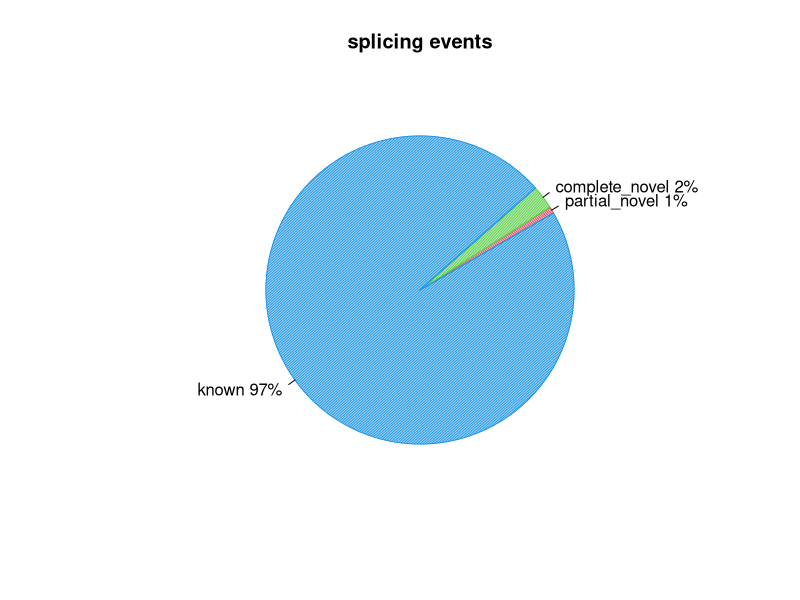
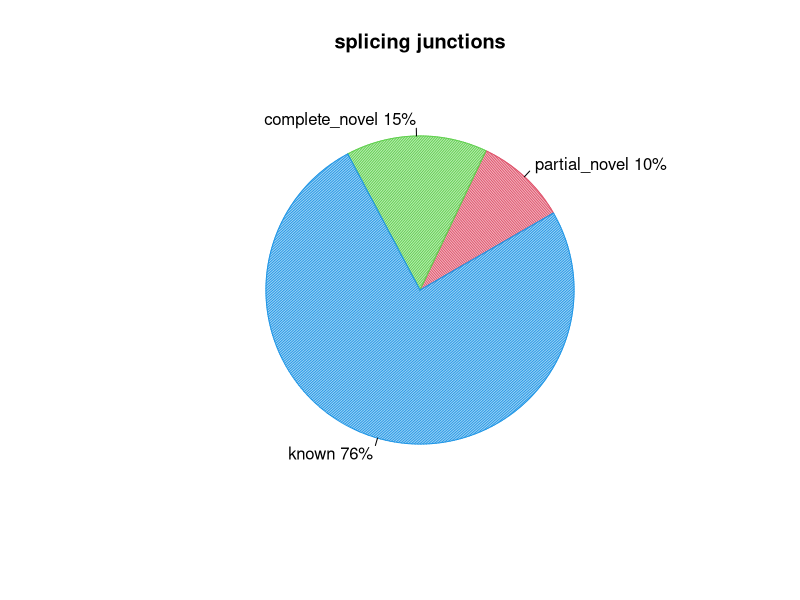

Source code (R) for these figures, in order:
pdf("/home/genetics/HW1/raw_data/mapped/bam_files/annotated_junctions/combined.splice_events.pdf")
events=c(0.6931102607481336,2.4852573486063947,96.57961115433218)
pie(events,col=c(2,3,4),init.angle=30,angle=c(60,120,150),density=c(70,70,70),main="splicing events",labels=c("partial_novel 1%","complete_novel 2%","known 97%"))
dev.off()
pdf("/home/genetics/HW1/raw_data/mapped/bam_files/annotated_junctions/combined.splice_junction.pdf")
junction=c(9.621949511571724,14.815657715066,75.56239277336228)
pie(junction,col=c(2,3,4),init.angle=30,angle=c(60,120,150),density=c(70,70,70),main="splicing junctions",labels=c("partial_novel 10%","complete_novel 15%","known 76%"))
dev.off()
